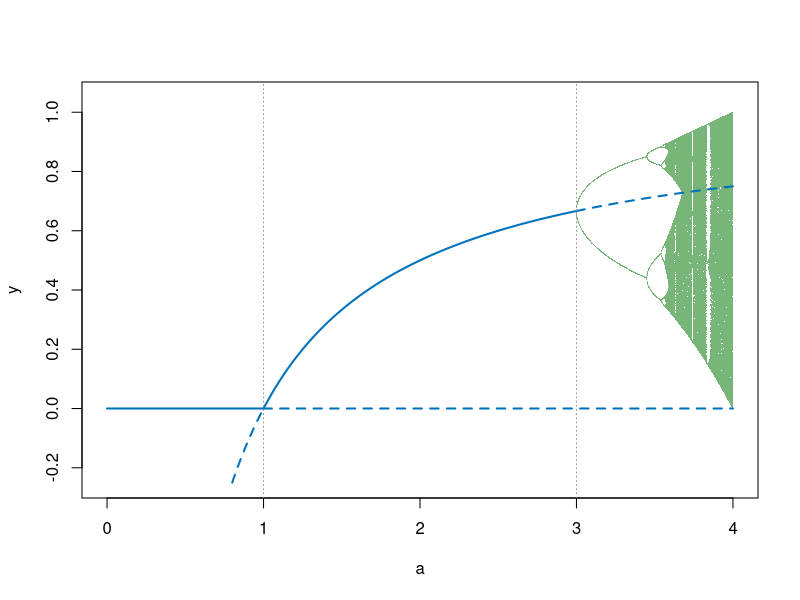

This figure's R source:
# Fig. 1.29: Steady states of the logistic model and their stability (book, Section 1.4, Eq. 1.35)
# y*_alpha = 0 and y*_beta = 1 - 1/a (solid stable, dashed unstable) with the bifurcation diagram
# (c) 2026 Philipp Kügler · Program for the book "Dynamical Systems in the Life Sciences" · MIT License (see LICENSE)
blau <- rgb(0, 0.447, 0.741)
a <- seq(3.0, 4.0, length.out = 1001)   # bifurcation diagram (light green) for 3 <= a <= 4
y <- rep(0.5, length(a))
for (k in 1:2000) y <- a * y * (1 - y)
A <- c(); Y <- c()
for (k in 1:300) { y <- a * y * (1 - y); A <- c(A, a); Y <- c(Y, y) }
plot(A, Y, pch = ".", col = rgb(0.47, 0.71, 0.47), xlim = c(0, 4), ylim = c(-0.25, 1.05), xlab = "a", ylab = "y")

lines(c(0, 1), c(0, 0), col = blau, lwd = 2); lines(c(1, 4), c(0, 0), lty = 2, col = blau, lwd = 2)   # y*_alpha = 0
aa <- seq(0.8, 1, length.out = 50);  lines(aa, 1 - 1/aa, lty = 2, col = blau, lwd = 2)              # y*_beta = 1 - 1/a
aa <- seq(1, 3, length.out = 200);   lines(aa, 1 - 1/aa, col = blau, lwd = 2)
aa <- seq(3, 4, length.out = 100);   lines(aa, 1 - 1/aa, lty = 2, col = blau, lwd = 2)
abline(v = c(1, 3), lty = 3, col = "grey60")
cat("f'(y) = a (1 - 2y):  f'(0) = a, f'(1 - 1/a) = 2 - a\n")
cat("y*_alpha stable for a < 1, y*_beta stable for 1 < a < 3\n")
